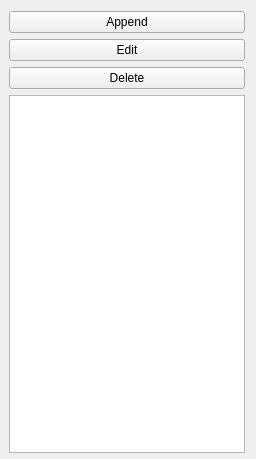
<?xml version="1.0" encoding="UTF-8"?>
<ui version="4.0">
 <class>EmployeeListWidget</class>
 <widget class="QWidget" name="EmployeeListWidget">
  <property name="geometry">
   <rect>
    <x>0</x>
    <y>0</y>
    <width>256</width>
    <height>459</height>
   </rect>
  </property>
  <property name="maximumSize">
   <size>
    <width>500</width>
    <height>16777215</height>
   </size>
  </property>
  <property name="windowTitle">
   <string>Form</string>
  </property>
  <property name="styleSheet">
   <string notr="true"/>
  </property>
  <layout class="QVBoxLayout" name="verticalLayout">
   <property name="leftMargin">
    <number>9</number>
   </property>
   <property name="bottomMargin">
    <number>6</number>
   </property>
   <item>
    <layout class="QVBoxLayout" name="layout_button">
     <item>
      <widget class="QPushButton" name="button_append">
       <property name="text">
        <string>Append</string>
       </property>
      </widget>
     </item>
     <item>
      <widget class="QPushButton" name="button_edit">
       <property name="text">
        <string>Edit</string>
       </property>
      </widget>
     </item>
     <item>
      <widget class="QPushButton" name="button_delete">
       <property name="text">
        <string>Delete</string>
       </property>
      </widget>
     </item>
    </layout>
   </item>
   <item>
    <widget class="QListView" name="listView"/>
   </item>
  </layout>
 </widget>
 <resources/>
 <connections/>
</ui>
